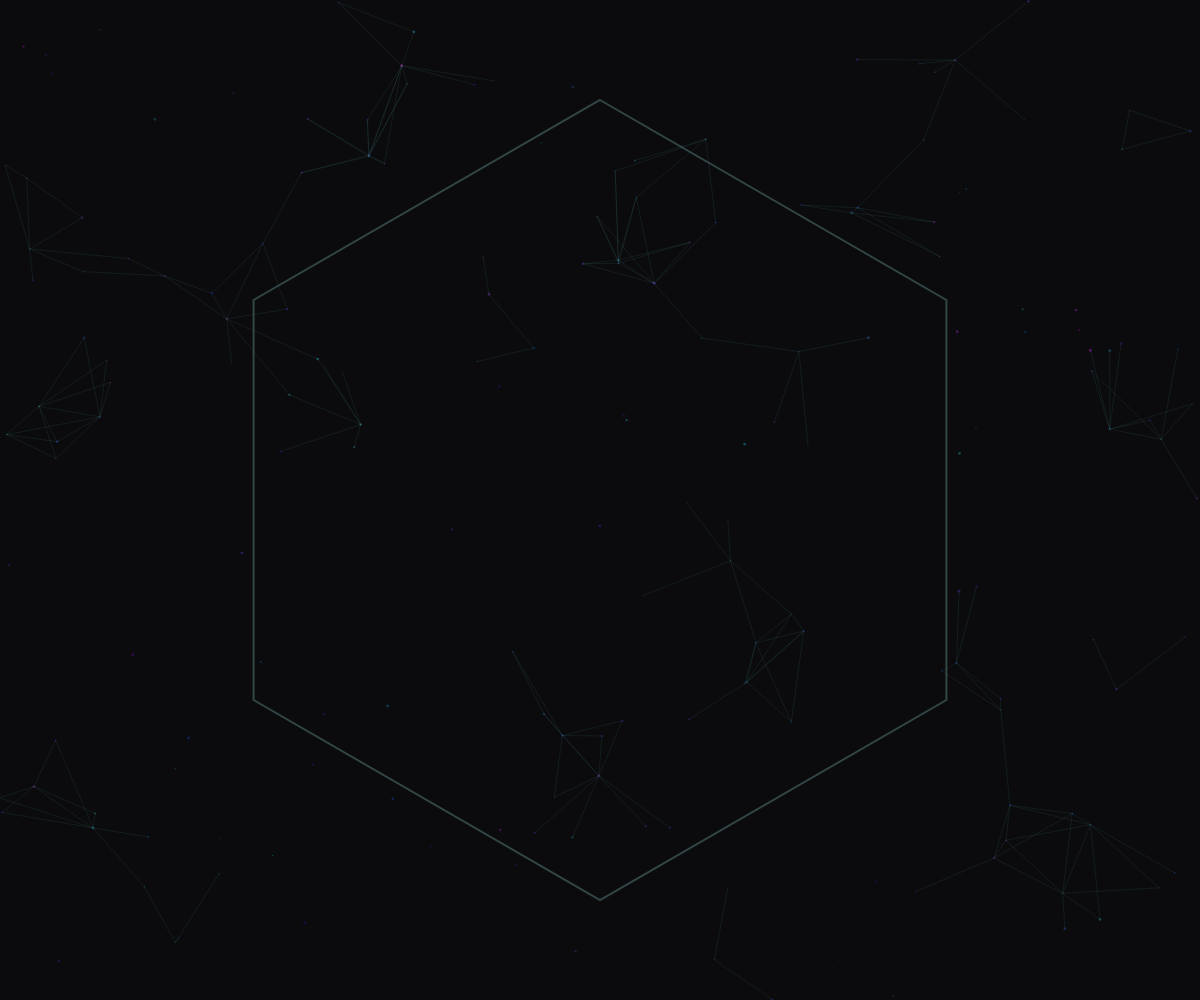
Frame 1 (no input)
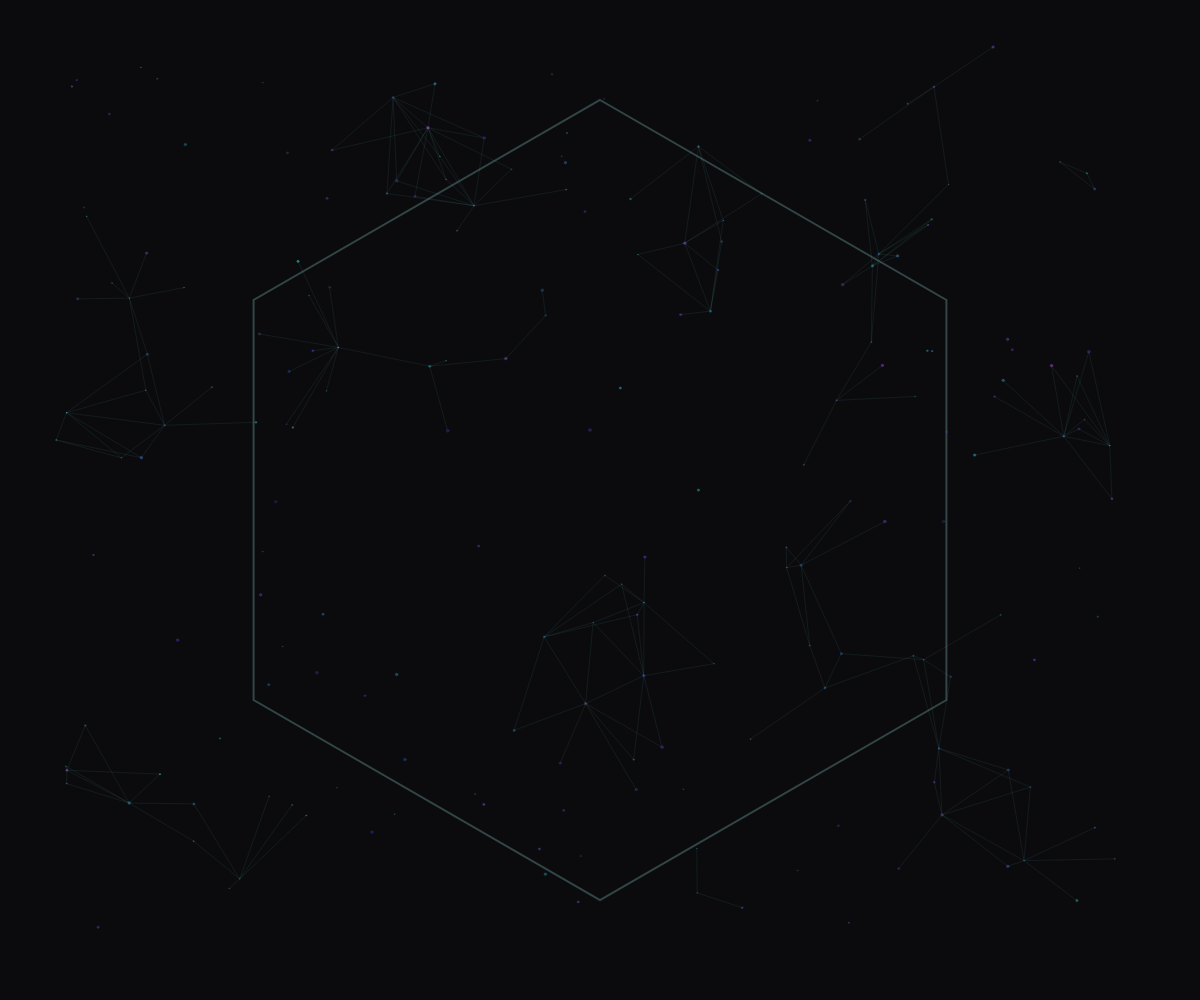
Frame 60 (no input)
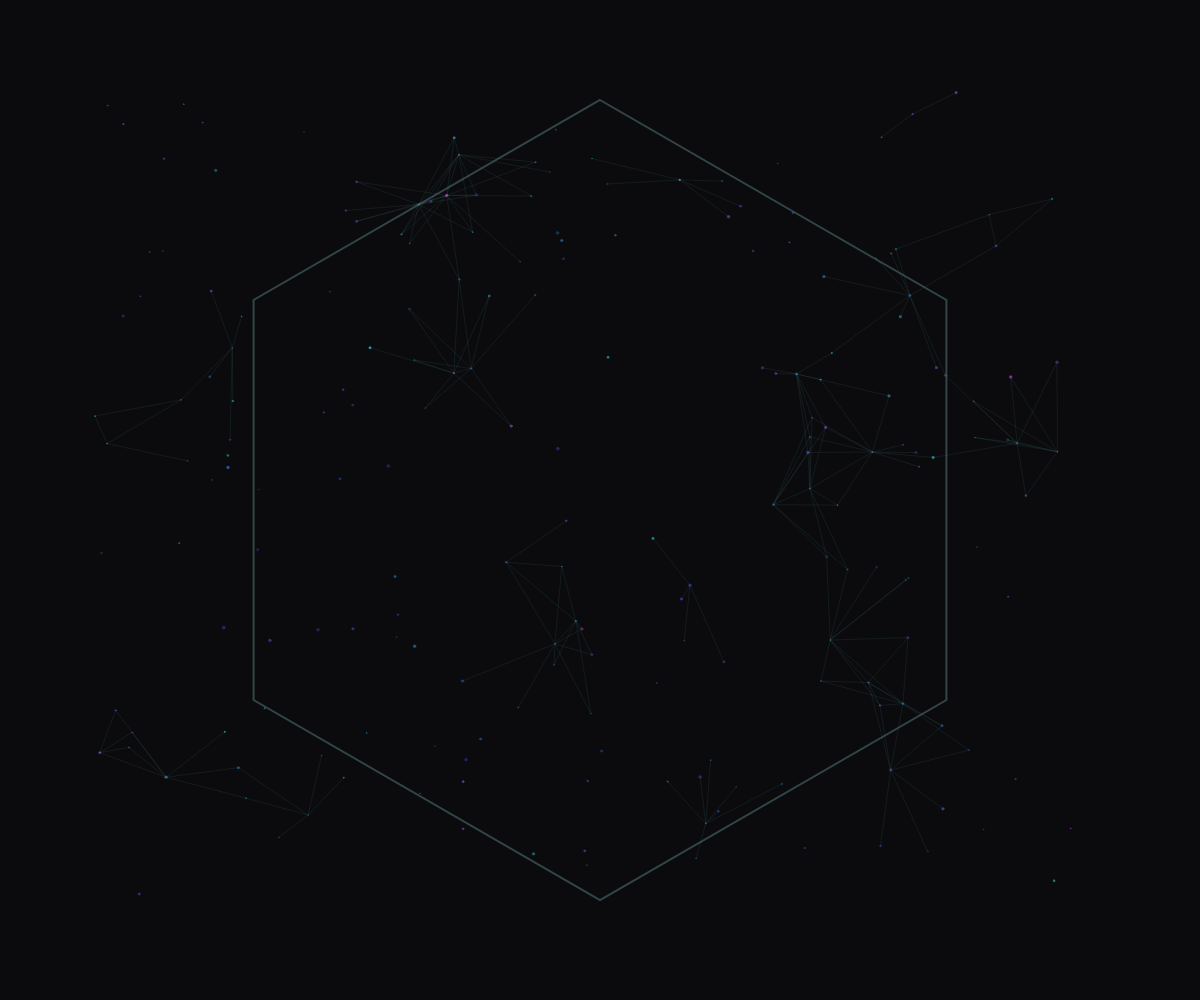
Frame 120 (the mouse pressed at the canvas centre since frame 60)

The p5.js sketch that drew these frames (run headless with seeded random() and noise() and a simulated clock; from frame 60 on, the mouse is pressed at the canvas centre):

// p5.js sketch
// ── sketch.js
function setup() {
  createCanvas(windowWidth, windowHeight);
  colorMode(HSB, 360, 100, 100, 1);
  noStroke();
  angleMode(RADIANS);
  
  // Initialize bioluminescent threads
  threads = [];
  for (let i = 0; i < 200; i++) {
    threads.push({
      x: random(width),
      y: random(height),
      size: random(1, 3),
      hue: random(180, 300), // Cool blues to purples
      saturation: random(70, 90),
      brightness: random(60, 90),
      speed: random(0.5, 2),
      angle: random(TWO_PI),
      segments: floor(random(3, 8)),
      age: random(100),
      maxAge: random(200, 500)
    });
  }
  
  // Hexagon boundary points
  hexRadius = min(width, height) * 0.4;
  hexPoints = [];
  for (let i = 0; i < 6; i++) {
    const angle = TWO_PI / 6 * i - PI/2;
    hexPoints.push({
      x: width/2 + cos(angle) * hexRadius,
      y: height/2 + sin(angle) * hexRadius
    });
  }
}

function draw() {
  background(240, 10, 5, 1);
  
  const time = frameCount * 0.01;
  
  // Draw hexagonal boundary
  push();
  translate(width/2, height/2);
  stroke(180, 30, 80, 0.3);
  strokeWeight(2);
  noFill();
  beginShape();
  for (let i = 0; i < 6; i++) {
    const point = hexPoints[i];
    vertex(point.x - width/2, point.y - height/2);
  }
  endShape(CLOSE);
  pop();
  
  // Update and draw bioluminescent threads
  for (let i = 0; i < threads.length; i++) {
    const thread = threads[i];
    
    // Age the thread
    thread.age++;
    
    if (thread.age > thread.maxAge) {
      // Reset thread
      thread.x = random(width);
      thread.y = random(height);
      thread.age = 0;
      thread.hue = random(180, 300);
      thread.size = random(1, 3);
      thread.speed = random(0.5, 2);
    }
    
    // Update position
    thread.x += cos(thread.angle) * thread.speed;
    thread.y += sin(thread.angle) * thread.speed;
    
    // Gentle turning
    thread.angle += random(-0.05, 0.05);
    
    // Boundary check - bounce off hexagon
    const center = { x: width/2, y: height/2 };
    const distToCenter = dist(thread.x, thread.y, center.x, center.y);
    
    if (distToCenter > hexRadius - 10) {
      // Reflect angle based on normal vector to hexagon edge
      const angleToCenter = atan2(thread.y - center.y, thread.x - center.x);
      const bounceAngle = angleToCenter + PI;
      
      // Adjust angle with some randomness
      thread.angle = bounceAngle + random(-0.5, 0.5);
    }
    
    // Draw thread segment
    push();
    translate(thread.x, thread.y);
    
    // Create a gradient effect
    const alpha = map(thread.age, 0, thread.maxAge, 0.2, 1);
    fill(thread.hue, thread.saturation, thread.brightness, alpha);
    
    // Draw a small blob or segment
    ellipse(0, 0, thread.size, thread.size);
    
    pop();
  }
  
  // Draw connecting threads between nearby points for network effect
  const maxConnections = 200;
  let connections = 0;
  
  beginShape(LINES);
  stroke(180, 50, 70, 0.2);
  strokeWeight(0.5);
  
  for (let i = 0; i < threads.length && connections < maxConnections; i++) {
    const thread1 = threads[i];
    
    for (let j = i + 1; j < threads.length && connections < maxConnections; j++) {
      const thread2 = threads[j];
      
      const d = dist(thread1.x, thread1.y, thread2.x, thread2.y);
      if (d < 100) { // Only connect nearby threads
        vertex(thread1.x, thread1.y);
        vertex(thread2.x, thread2.y);
        connections++;
      }
    }
  }
  
  endShape();
}

function windowResized() {
  resizeCanvas(windowWidth, windowHeight);
}
